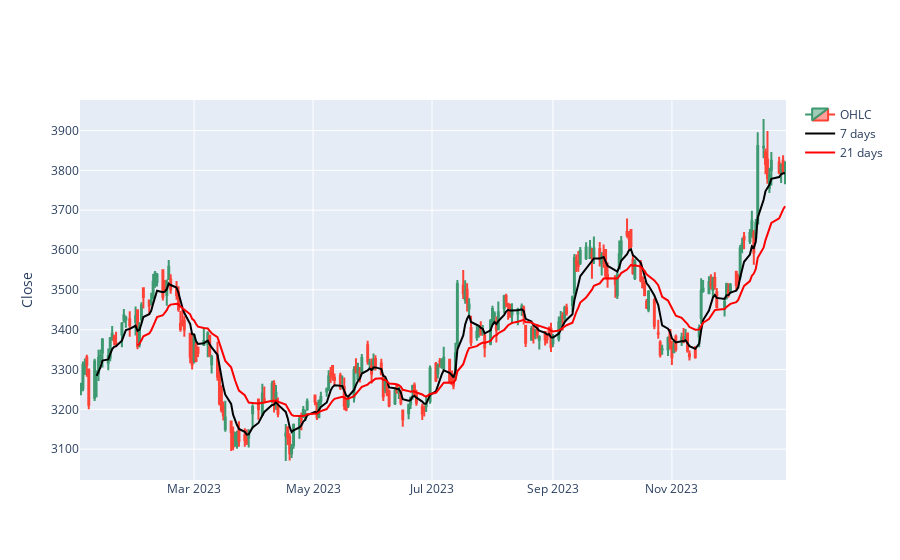

Write notebook code for a chart like this one.
### Markdown cell above
# Entry Exit Indicator using EMA

1] when fast EMA cuts slow EMA from the bottom the signal is "buy"

2] when fast EMA cuts slow EMA from the above the signal is "sell"

Note: you can use other pairs of EMA also

### Code cell
# ohlc plot with fast and slow EMA
fn.ohlc_ma_chart(dataframe=df,ma_feature1='EXPONENTIAL_MA_7',ma_feature2='EXPONENTIAL_MA_21',name1='7 days',name2='21 days',color1='black',color2='red')

### Figure 1 — Plotly figure (JSON) as saved in the notebook; plotly's stock layout.template omitted (floating-point values rounded to 4 significant figures; data arrays with more than 128 entries replaced by an {"elided": "..."} marker saying what was removed)
{"data": [{"close": {"elided": "245 float values"}, "high": {"elided": "245 float values"}, "low": {"elided": "245 float values"}, "name": "OHLC", "open": {"elided": "245 float values"}, "type": "candlestick", "x": {"elided": "245 str values"}}, {"line": {"color": "black"}, "mode": "lines", "name": "7 days", "type": "scatter", "x": {"elided": "245 str values"}, "y": {"elided": "245 float values"}}, {"line": {"color": "red"}, "mode": "lines", "name": "21 days", "type": "scatter", "x": {"elided": "245 str values"}, "y": {"elided": "245 float values"}}], "layout": {"xaxis": {"rangeslider": {"visible": false}}, "yaxis": {"title": {"text": "Close"}}}}
